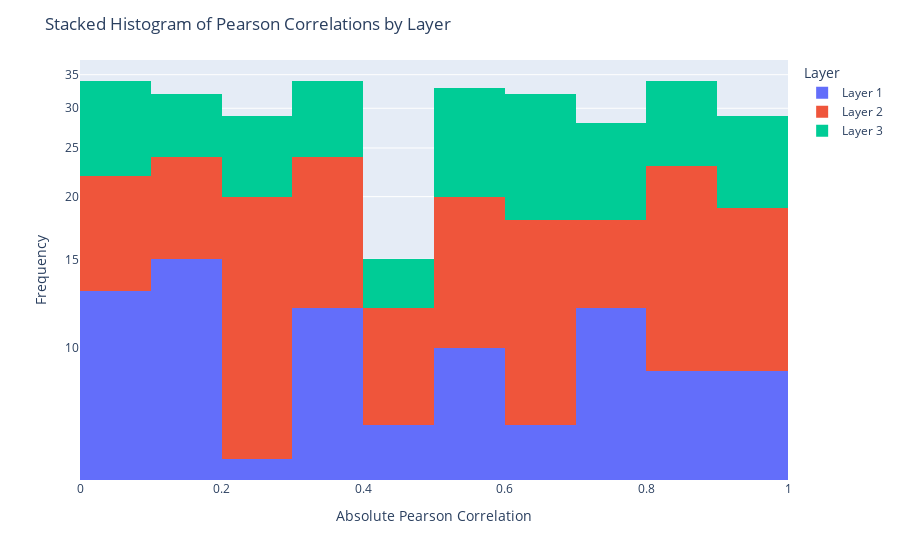

Notebook cell for this chart:
### Code cell
# import numpy as np
# import pandas as pd
# import plotly.express as px

# # Mock data for demonstration
# np.random.seed(42)
# pearson_correlations = {
#     'Layer 1': np.random.rand(100),
#     'Layer 2': np.random.rand(100),
#     'Layer 3': np.random.rand(100)
# }

# # Prepare data for Plotly
# layers = list(pearson_correlations.keys())
# data = [np.abs(pearson_correlations[l]) for l in layers]

# # Create a DataFrame for easier handling in Plotly
# df_list = []
# for layer in layers:
#     layer_data = pd.DataFrame({
#         'Absolute Pearson Correlation': np.abs(pearson_correlations[layer]),
#         'Layer': layer,
#         'neuron_Index': range(len(pearson_correlations[layer]))
#     })
#     df_list.append(layer_data)

# df = pd.concat(df_list)

# # Create the stacked histogram
# fig = px.histogram(df, x='Absolute Pearson Correlation', color='Layer', barmode='stack',
#                    hover_data=['neuron_Index', 'Layer'])

# # Update layout for log scale on y-axis
# fig.update_layout(
#     yaxis=dict(type='log'),
#     title='Stacked Histogram of Pearson Correlations by Layer',
#     xaxis_title='Absolute Pearson Correlation',
#     yaxis_title='Frequency'
# )

# fig.show()

### Figure 1 — Plotly figure (JSON) as saved in the notebook; plotly's stock layout.template omitted (floating-point values rounded to 4 significant figures)
{"data": [{"alignmentgroup": "True", "bingroup": "x", "hovertemplate": "Layer=Layer 1<br>Absolute Pearson Correlation=%{x}<br>count=%{y}<extra></extra>", "legendgroup": "Layer 1", "marker": {"color": "#636efa", "pattern": {"shape": ""}}, "name": "Layer 1", "offsetgroup": "Layer 1", "orientation": "v", "showlegend": true, "type": "histogram", "x": [0.3745, 0.9507, 0.732, 0.5987, 0.156, 0.156, 0.05808, 0.8662, 0.6011, 0.7081, 0.02058, 0.9699, 0.8324, 0.2123, 0.1818, 0.1834, 0.3042, 0.5248, 0.4319, 0.2912, 0.6119, 0.1395, 0.2921, 0.3664, 0.4561, 0.7852, 0.1997, 0.5142, 0.5924, 0.04645, 0.6075, 0.1705, 0.06505, 0.9489, 0.9656, 0.8084, 0.3046, 0.09767, 0.6842, 0.4402, 0.122, 0.4952, 0.03439, 0.9093, 0.2588, 0.6625, 0.3117, 0.5201, 0.5467, 0.1849, 0.9696, 0.7751, 0.9395, 0.8948, 0.5979, 0.9219, 0.08849, 0.196, 0.04523, 0.3253, 0.3887, 0.2713, 0.8287, 0.3568, 0.2809, 0.5427, 0.1409, 0.8022, 0.07455, 0.9869, 0.7722, 0.1987, 0.005522, 0.8155, 0.7069, 0.729, 0.7713, 0.07404, 0.3585, 0.1159, 0.8631, 0.6233, 0.3309, 0.06356, 0.311, 0.3252, 0.7296, 0.6376, 0.8872, 0.4722, 0.1196, 0.7132, 0.7608, 0.5613, 0.771, 0.4938, 0.5227, 0.4275, 0.02542, 0.1079], "xaxis": "x", "yaxis": "y"}, {"alignmentgroup": "True", "bingroup": "x", "hovertemplate": "Layer=Layer 2<br>Absolute Pearson Correlation=%{x}<br>count=%{y}<extra></extra>", "legendgroup": "Layer 2", "marker": {"color": "#EF553B", "pattern": {"shape": ""}}, "name": "Layer 2", "offsetgroup": "Layer 2", "orientation": "v", "showlegend": true, "type": "histogram", "x": [0.03143, 0.6364, 0.3144, 0.5086, 0.9076, 0.2493, 0.4104, 0.7556, 0.2288, 0.07698, 0.2898, 0.1612, 0.9297, 0.8081, 0.6334, 0.8715, 0.8037, 0.1866, 0.8926, 0.5393, 0.8074, 0.8961, 0.318, 0.1101, 0.2279, 0.4271, 0.818, 0.8607, 0.006952, 0.5107, 0.4174, 0.2221, 0.1199, 0.3376, 0.9429, 0.3232, 0.5188, 0.703, 0.3636, 0.9718, 0.9624, 0.2518, 0.4972, 0.3009, 0.2848, 0.03689, 0.6096, 0.5027, 0.05148, 0.2786, 0.9083, 0.2396, 0.1449, 0.4895, 0.9857, 0.2421, 0.6721, 0.7616, 0.2376, 0.7282, 0.3678, 0.6323, 0.6335, 0.5358, 0.09029, 0.8353, 0.3208, 0.1865, 0.04078, 0.5909, 0.6776, 0.01659, 0.5121, 0.2265, 0.6452, 0.1744, 0.6909, 0.3867, 0.9367, 0.1375, 0.3411, 0.1135, 0.9247, 0.8773, 0.2579, 0.66, 0.8172, 0.5552, 0.5297, 0.2419, 0.0931, 0.8972, 0.9004, 0.6331, 0.339, 0.3492, 0.726, 0.8971, 0.8871, 0.7799], "xaxis": "x", "yaxis": "y"}, {"alignmentgroup": "True", "bingroup": "x", "hovertemplate": "Layer=Layer 3<br>Absolute Pearson Correlation=%{x}<br>count=%{y}<extra></extra>", "legendgroup": "Layer 3", "marker": {"color": "#00cc96", "pattern": {"shape": ""}}, "name": "Layer 3", "offsetgroup": "Layer 3", "orientation": "v", "showlegend": true, "type": "histogram", "x": [0.642, 0.08414, 0.1616, 0.8986, 0.6064, 0.009197, 0.1015, 0.6635, 0.005062, 0.1608, 0.5487, 0.6919, 0.652, 0.2243, 0.7122, 0.2372, 0.3254, 0.7465, 0.6496, 0.8492, 0.6576, 0.5683, 0.09367, 0.3677, 0.2652, 0.244, 0.973, 0.3931, 0.892, 0.6311, 0.7948, 0.5026, 0.5769, 0.4925, 0.1952, 0.7225, 0.2808, 0.02432, 0.6455, 0.1771, 0.9405, 0.9539, 0.9149, 0.3702, 0.01546, 0.9283, 0.4282, 0.9667, 0.9636, 0.853, 0.2944, 0.3851, 0.8511, 0.3169, 0.1695, 0.5568, 0.9362, 0.696, 0.5701, 0.09718, 0.615, 0.9901, 0.1401, 0.5183, 0.8774, 0.7408, 0.697, 0.7025, 0.3595, 0.2936, 0.8094, 0.8101, 0.8671, 0.9132, 0.5113, 0.5015, 0.7983, 0.65, 0.702, 0.7958, 0.89, 0.338, 0.3756, 0.09398, 0.5783, 0.03594, 0.4656, 0.5426, 0.2865, 0.5908, 0.0305, 0.03735, 0.8226, 0.3602, 0.1271, 0.5222, 0.77, 0.2158, 0.6229, 0.08535], "xaxis": "x", "yaxis": "y"}], "layout": {"barmode": "stack", "legend": {"title": {"text": "Layer"}, "tracegroupgap": 0}, "margin": {"t": 60}, "title": {"text": "Stacked Histogram of Pearson Correlations by Layer"}, "xaxis": {"anchor": "y", "domain": [0, 1], "title": {"text": "Absolute Pearson Correlation"}}, "yaxis": {"anchor": "x", "domain": [0, 1], "title": {"text": "Frequency"}, "type": "log"}}}
